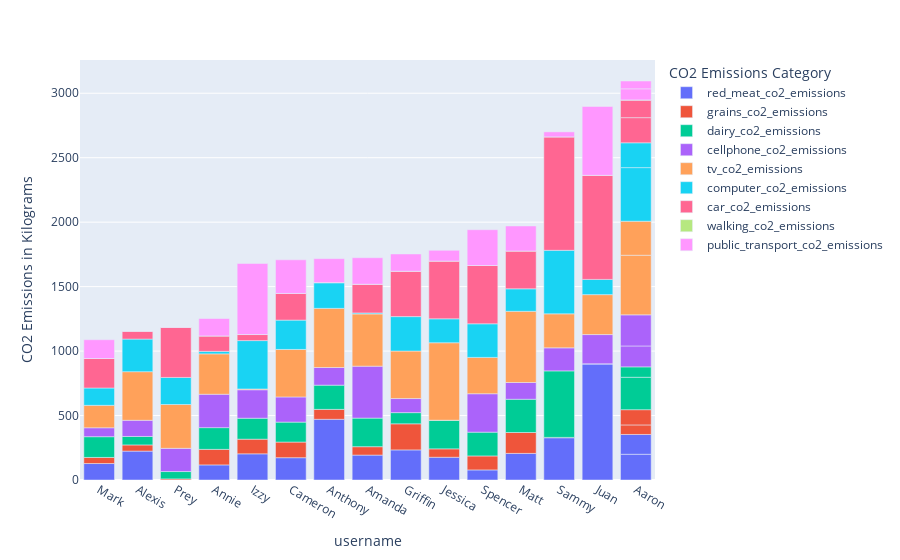

The code cell stored with this chart in its notebook:
### Markdown cell above
CO2 Emissions of each Person and their Breakdowns (Predicted)

### Code cell
df3 = df

# Applying decreasing factor to each metric according to the individual's new year resolution
for i in df3.index:
    for j in ['red_meat_co2_emissions', 'grains_co2_emissions', 'dairy_co2_emissions', 'cellphone_co2_emissions', 'tv_co2_emissions', 'computer_co2_emissions', 'car_co2_emissions', 'walking_co2_emissions', 'public_transport_co2_emissions']:
        df3[j][i] = df3[j][i] * (1 - float(df3['new_year_resolution'][i][:-1])/100)
# Initializing stacked bar chart using the plotly library, setting x and y values accordingly
fig2 = px.bar(df3, x="username", y=['red_meat_co2_emissions', 'grains_co2_emissions', 'dairy_co2_emissions', 'cellphone_co2_emissions', 'tv_co2_emissions', 'computer_co2_emissions', 'car_co2_emissions', 'walking_co2_emissions', 'public_transport_co2_emissions'],
              labels={"value": "CO2 Emissions in Kilograms","variable": "CO2 Emissions Category"})

# Sorting the bar chart so that data ascends from left to right
fig2.update_xaxes(categoryorder="total ascending")

fig2.show()

### Figure 1 — Plotly figure (JSON) as saved in the notebook; plotly's stock layout.template omitted (floating-point values rounded to 4 significant figures)
{"data": [{"alignmentgroup": "True", "hovertemplate": "CO2 Emissions Category=red_meat_co2_emissions<br>username=%{x}<br>CO2 Emissions in Kilograms=%{y}<extra></extra>", "legendgroup": "red_meat_co2_emissions", "marker": {"color": "#636efa", "pattern": {"shape": ""}}, "name": "red_meat_co2_emissions", "offsetgroup": "red_meat_co2_emissions", "orientation": "v", "showlegend": true, "textposition": "auto", "type": "bar", "x": ["Sammy", "Griffin", "Spencer", "Annie", "Aaron", "Jessica", "Juan", "Cameron", "Alexis", "Prey", "Anthony", "Aaron", "Izzy", "Amanda", "Matt", "Mark"], "xaxis": "x", "y": [327.5, 233.3, 78.13, 117.0, 199.6, 176.3, 901.5, 173.0, 224.2, 0, 470.8, 153.6, 203.0, 193.2, 206.3, 127.7], "yaxis": "y"}, {"alignmentgroup": "True", "hovertemplate": "CO2 Emissions Category=grains_co2_emissions<br>username=%{x}<br>CO2 Emissions in Kilograms=%{y}<extra></extra>", "legendgroup": "grains_co2_emissions", "marker": {"color": "#EF553B", "pattern": {"shape": ""}}, "name": "grains_co2_emissions", "offsetgroup": "grains_co2_emissions", "orientation": "v", "showlegend": true, "textposition": "auto", "type": "bar", "x": ["Sammy", "Griffin", "Spencer", "Annie", "Aaron", "Jessica", "Juan", "Cameron", "Alexis", "Prey", "Anthony", "Aaron", "Izzy", "Amanda", "Matt", "Mark"], "xaxis": "x", "y": [3.029, 202.5, 108.4, 120.6, 73.84, 65.25, 0, 121.3, 47.86, 8.391, 76.93, 118.4, 113.6, 65.13, 162.1, 47.26], "yaxis": "y"}, {"alignmentgroup": "True", "hovertemplate": "CO2 Emissions Category=dairy_co2_emissions<br>username=%{x}<br>CO2 Emissions in Kilograms=%{y}<extra></extra>", "legendgroup": "dairy_co2_emissions", "marker": {"color": "#00cc96", "pattern": {"shape": ""}}, "name": "dairy_co2_emissions", "offsetgroup": "dairy_co2_emissions", "orientation": "v", "showlegend": true, "textposition": "auto", "type": "bar", "x": ["Sammy", "Griffin", "Spencer", "Annie", "Aaron", "Jessica", "Juan", "Cameron", "Alexis", "Prey", "Anthony", "Aaron", "Izzy", "Amanda", "Matt", "Mark"], "xaxis": "x", "y": [515.8, 86.71, 184.6, 168.5, 251.5, 222.2, 0, 154.8, 65.64, 57.15, 187.8, 80.65, 162.5, 221.8, 257.9, 160.9], "yaxis": "y"}, {"alignmentgroup": "True", "hovertemplate": "CO2 Emissions Category=cellphone_co2_emissions<br>username=%{x}<br>CO2 Emissions in Kilograms=%{y}<extra></extra>", "legendgroup": "cellphone_co2_emissions", "marker": {"color": "#ab63fa", "pattern": {"shape": ""}}, "name": "cellphone_co2_emissions", "offsetgroup": "cellphone_co2_emissions", "orientation": "v", "showlegend": true, "textposition": "auto", "type": "bar", "x": ["Sammy", "Griffin", "Spencer", "Annie", "Aaron", "Jessica", "Juan", "Cameron", "Alexis", "Prey", "Anthony", "Aaron", "Izzy", "Amanda", "Matt", "Mark"], "xaxis": "x", "y": [178.7, 109.2, 298.1, 258.8, 162, 0, 226.6, 195.1, 125.5, 180, 137.0, 241.3, 220.9, 402.9, 130.0, 69.12], "yaxis": "y"}, {"alignmentgroup": "True", "hovertemplate": "CO2 Emissions Category=tv_co2_emissions<br>username=%{x}<br>CO2 Emissions in Kilograms=%{y}<extra></extra>", "legendgroup": "tv_co2_emissions", "marker": {"color": "#FFA15A", "pattern": {"shape": ""}}, "name": "tv_co2_emissions", "offsetgroup": "tv_co2_emissions", "orientation": "v", "showlegend": true, "textposition": "auto", "type": "bar", "x": ["Sammy", "Griffin", "Spencer", "Annie", "Aaron", "Jessica", "Juan", "Cameron", "Alexis", "Prey", "Anthony", "Aaron", "Izzy", "Amanda", "Matt", "Mark"], "xaxis": "x", "y": [263.9, 368.5, 281.6, 313.3, 462.4, 600.8, 309.7, 368.5, 377.0, 340, 458.7, 263.9, 6.137, 405.0, 552.3, 174.1], "yaxis": "y"}, {"alignmentgroup": "True", "hovertemplate": "CO2 Emissions Category=computer_co2_emissions<br>username=%{x}<br>CO2 Emissions in Kilograms=%{y}<extra></extra>", "legendgroup": "computer_co2_emissions", "marker": {"color": "#19d3f3", "pattern": {"shape": ""}}, "name": "computer_co2_emissions", "offsetgroup": "computer_co2_emissions", "orientation": "v", "showlegend": true, "textposition": "auto", "type": "bar", "x": ["Sammy", "Griffin", "Spencer", "Annie", "Aaron", "Jessica", "Juan", "Cameron", "Alexis", "Prey", "Anthony", "Aaron", "Izzy", "Amanda", "Matt", "Mark"], "xaxis": "x", "y": [492.8, 267.0, 260.9, 19.35, 415.8, 185.6, 118.3, 227.6, 252.8, 210, 199.8, 192.6, 375.3, 7.581, 174.4, 134.4], "yaxis": "y"}, {"alignmentgroup": "True", "hovertemplate": "CO2 Emissions Category=car_co2_emissions<br>username=%{x}<br>CO2 Emissions in Kilograms=%{y}<extra></extra>", "legendgroup": "car_co2_emissions", "marker": {"color": "#FF6692", "pattern": {"shape": ""}}, "name": "car_co2_emissions", "offsetgroup": "car_co2_emissions", "orientation": "v", "showlegend": true, "textposition": "auto", "type": "bar", "x": ["Sammy", "Griffin", "Spencer", "Annie", "Aaron", "Jessica", "Juan", "Cameron", "Alexis", "Prey", "Anthony", "Aaron", "Izzy", "Amanda", "Matt", "Mark"], "xaxis": "x", "y": [879.9, 352.2, 452.1, 119.8, 195, 448.0, 807.4, 206.6, 61.78, 390, 0, 137.6, 46.93, 222.9, 293.3, 228.8], "yaxis": "y"}, {"alignmentgroup": "True", "hovertemplate": "CO2 Emissions Category=walking_co2_emissions<br>username=%{x}<br>CO2 Emissions in Kilograms=%{y}<extra></extra>", "legendgroup": "walking_co2_emissions", "marker": {"color": "#B6E880", "pattern": {"shape": ""}}, "name": "walking_co2_emissions", "offsetgroup": "walking_co2_emissions", "orientation": "v", "showlegend": true, "textposition": "auto", "type": "bar", "x": ["Sammy", "Griffin", "Spencer", "Annie", "Aaron", "Jessica", "Juan", "Cameron", "Alexis", "Prey", "Anthony", "Aaron", "Izzy", "Amanda", "Matt", "Mark"], "xaxis": "x", "y": [0, 0, 0, 0, 0, 0, 0, 0, 0, 0, 0, 0, 0, 0, 0, 0], "yaxis": "y"}, {"alignmentgroup": "True", "hovertemplate": "CO2 Emissions Category=public_transport_co2_emissions<br>username=%{x}<br>CO2 Emissions in Kilograms=%{y}<extra></extra>", "legendgroup": "public_transport_co2_emissions", "marker": {"color": "#FF97FF", "pattern": {"shape": ""}}, "name": "public_transport_co2_emissions", "offsetgroup": "public_transport_co2_emissions", "orientation": "v", "showlegend": true, "textposition": "auto", "type": "bar", "x": ["Sammy", "Griffin", "Spencer", "Annie", "Aaron", "Jessica", "Juan", "Cameron", "Alexis", "Prey", "Anthony", "Aaron", "Izzy", "Amanda", "Matt", "Mark"], "xaxis": "x", "y": [38.81, 133.6, 277.7, 134.7, 86, 83.59, 534.1, 261.0, 0, 0, 186.0, 60.68, 551.1, 205.7, 194.0, 145.9], "yaxis": "y"}], "layout": {"barmode": "relative", "legend": {"title": {"text": "CO2 Emissions Category"}, "tracegroupgap": 0}, "margin": {"t": 60}, "xaxis": {"anchor": "y", "categoryorder": "total ascending", "domain": [0, 1], "title": {"text": "username"}}, "yaxis": {"anchor": "x", "domain": [0, 1], "title": {"text": "CO2 Emissions in Kilograms"}}}}
